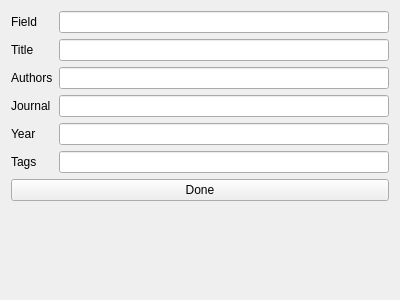
<?xml version="1.0" encoding="UTF-8"?>
<ui version="4.0">
 <class>Form</class>
 <widget class="QWidget" name="Form">
  <property name="geometry">
   <rect>
    <x>0</x>
    <y>0</y>
    <width>400</width>
    <height>300</height>
   </rect>
  </property>
  <property name="windowTitle">
   <string>Form</string>
  </property>
  <layout class="QFormLayout" name="formLayout">
   <item row="1" column="0">
    <widget class="QLabel" name="paper_title_label">
     <property name="text">
      <string>Title</string>
     </property>
    </widget>
   </item>
   <item row="2" column="0">
    <widget class="QLabel" name="paper_authors_label">
     <property name="text">
      <string>Authors</string>
     </property>
    </widget>
   </item>
   <item row="4" column="0">
    <widget class="QLabel" name="paper_year_label">
     <property name="text">
      <string>Year</string>
     </property>
    </widget>
   </item>
   <item row="1" column="1">
    <widget class="QLineEdit" name="paper_title_line_edit"/>
   </item>
   <item row="2" column="1">
    <widget class="QLineEdit" name="paper_authors_line_edit"/>
   </item>
   <item row="4" column="1">
    <widget class="QLineEdit" name="paper_year_line_edit"/>
   </item>
   <item row="0" column="0">
    <widget class="QLabel" name="paper_field_label">
     <property name="text">
      <string>Field</string>
     </property>
    </widget>
   </item>
   <item row="0" column="1">
    <widget class="QLineEdit" name="paper_field_line_edit"/>
   </item>
   <item row="3" column="0">
    <widget class="QLabel" name="paper_journal_label">
     <property name="text">
      <string>Journal</string>
     </property>
    </widget>
   </item>
   <item row="3" column="1">
    <widget class="QLineEdit" name="paper_journal_line_edit"/>
   </item>
   <item row="5" column="0">
    <widget class="QLabel" name="paper_tags_label">
     <property name="text">
      <string>Tags</string>
     </property>
    </widget>
   </item>
   <item row="5" column="1">
    <widget class="QLineEdit" name="paper_tags_line_edit"/>
   </item>
   <item row="7" column="0" colspan="2">
    <widget class="QPushButton" name="done_button">
     <property name="text">
      <string>Done</string>
     </property>
    </widget>
   </item>
  </layout>
 </widget>
 <tabstops>
  <tabstop>paper_field_line_edit</tabstop>
  <tabstop>paper_title_line_edit</tabstop>
  <tabstop>paper_authors_line_edit</tabstop>
  <tabstop>paper_journal_line_edit</tabstop>
  <tabstop>paper_year_line_edit</tabstop>
  <tabstop>paper_tags_line_edit</tabstop>
  <tabstop>done_button</tabstop>
 </tabstops>
 <resources/>
 <connections/>
</ui>
